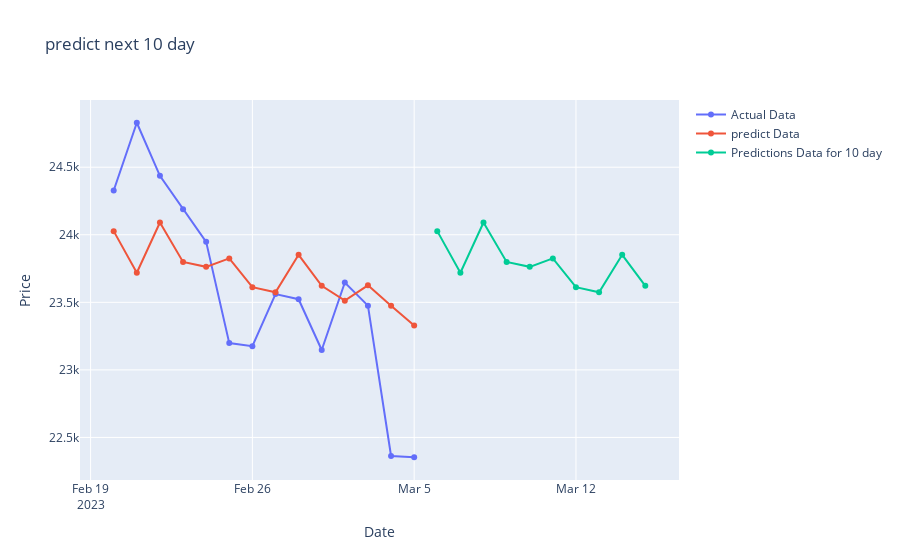

Notebook cell for this chart:
### Code cell
actual_x = y_future_data_new.index
actual_y = y_future_data_new['Adj Close']
pred_x = prediction_df_new.index
pred_y = prediction_df_new['Adj Close']
predict_x = pred_30_new.index
predict_y = pred_30_new['Adj Close']


fig = go.Figure()
fig.add_trace(go.Scatter(x=actual_x, y=actual_y, name='Actual Data'))
fig.add_trace(go.Scatter(x=predict_x, y=predict_y, name='predict Data'))
fig.add_trace(go.Scatter(x=pred_x, y=pred_y, name='Predictions Data for 10 day'))

fig.update_layout(
    xaxis_title='Date',
    yaxis_title='Price',
    title='predict next 10 day '
)

fig.show()

### Figure 1 — Plotly figure (JSON) as saved in the notebook; plotly's stock layout.template omitted (floating-point values rounded to 4 significant figures)
{"data": [{"name": "Actual Data", "type": "scatter", "x": ["2023-02-20T00:00:00", "2023-02-21T00:00:00", "2023-02-22T00:00:00", "2023-02-23T00:00:00", "2023-02-24T00:00:00", "2023-02-25T00:00:00", "2023-02-26T00:00:00", "2023-02-27T00:00:00", "2023-02-28T00:00:00", "2023-03-01T00:00:00", "2023-03-02T00:00:00", "2023-03-03T00:00:00", "2023-03-04T00:00:00", "2023-03-05T00:00:00"], "y": [24330.0, 24830.0, 24440.0, 24190.0, 23950.0, 23200.0, 23180.0, 23560.0, 23520.0, 23150.0, 23650.0, 23480.0, 22360.0, 22350.0]}, {"name": "predict Data", "type": "scatter", "x": ["2023-02-20T00:00:00", "2023-02-21T00:00:00", "2023-02-22T00:00:00", "2023-02-23T00:00:00", "2023-02-24T00:00:00", "2023-02-25T00:00:00", "2023-02-26T00:00:00", "2023-02-27T00:00:00", "2023-02-28T00:00:00", "2023-03-01T00:00:00", "2023-03-02T00:00:00", "2023-03-03T00:00:00", "2023-03-04T00:00:00", "2023-03-05T00:00:00"], "y": [24030.0, 23720.0, 24090.0, 23800.0, 23760.0, 23830.0, 23610.0, 23570.0, 23850.0, 23620.0, 23510.0, 23630.0, 23470.0, 23330.0]}, {"name": "Predictions Data for 10 day", "type": "scatter", "x": ["2023-03-06T00:00:00", "2023-03-07T00:00:00", "2023-03-08T00:00:00", "2023-03-09T00:00:00", "2023-03-10T00:00:00", "2023-03-11T00:00:00", "2023-03-12T00:00:00", "2023-03-13T00:00:00", "2023-03-14T00:00:00", "2023-03-15T00:00:00"], "y": [24030.0, 23720.0, 24090.0, 23800.0, 23760.0, 23830.0, 23610.0, 23570.0, 23850.0, 23620.0]}], "layout": {"title": {"text": "predict next 10 day "}, "xaxis": {"title": {"text": "Date"}}, "yaxis": {"title": {"text": "Price"}}}}
